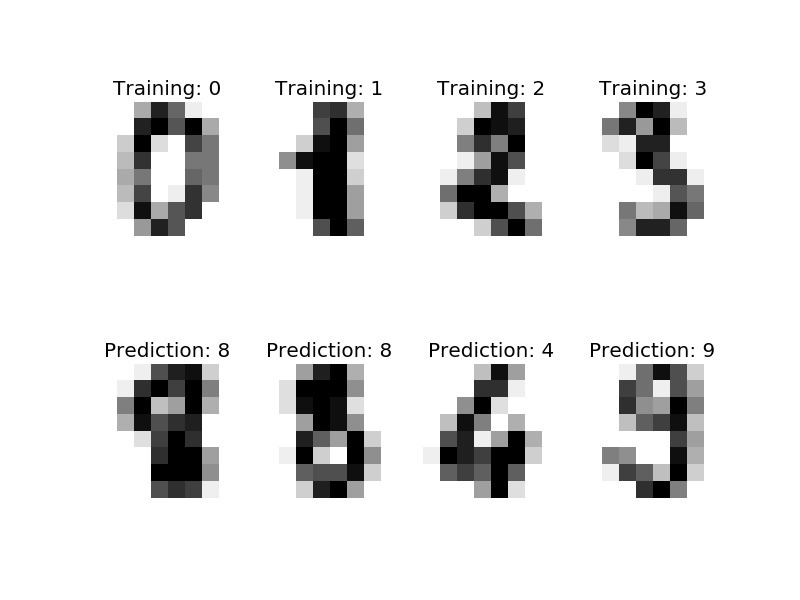
#> input picture data/test_images/00 (000).jpg, 800 x 600 px, found by its file name; its folder holds only this picture in this run
$ jupyter execute imagequality.ipynb
#> lines starting #> are read from the running program, lines starting #| are printed output that depends on the picture
#> further down, image is the input picture: shape (600, 800, 3); min 0, max 255, mean 227.8
[cell 1]
from google.colab import drive
drive.mount('/content/drive')

import cv2
import numpy as np
import os

# ====== INPUT / OUTPUT PATHS ======
input_folder = "/content/drive/MyDrive/Colab Notebooks/data/test_images"          # folder with original images
output_folder = "/content/drive/MyDrive/Colab Notebooks/data/low_quality_images"  # folder to save degraded images

os.makedirs(output_folder, exist_ok=True)

# ====== FUNCTIONS ======

def add_gaussian_noise(image):
    mean = 0
    std = 25
    noise = np.random.normal(mean, std, image.shape).astype(np.float32)
    noisy = image.astype(np.float32) + noise
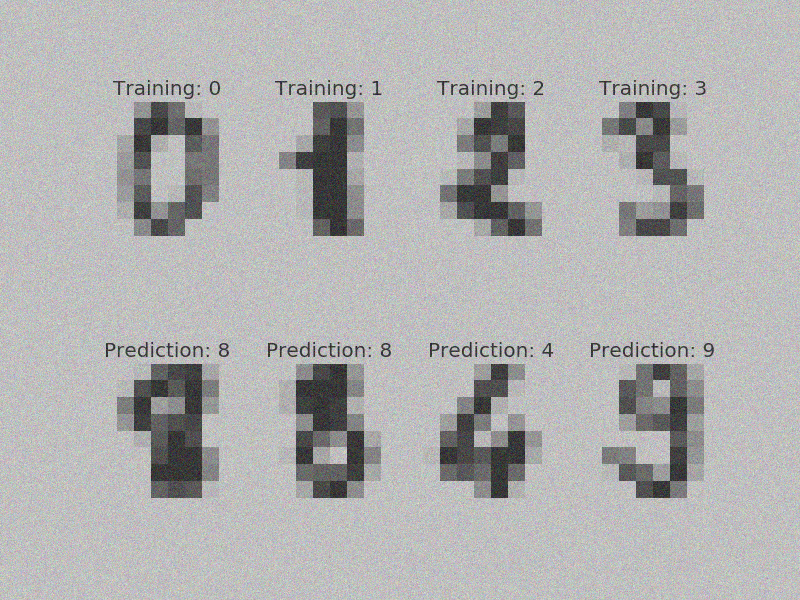
#> noisy: shape (600, 800, 3) float32; mean B, G, R 227.8, 227.8, 227.8; drawn with min black and max white
    noisy = np.clip(noisy, 0, 255)
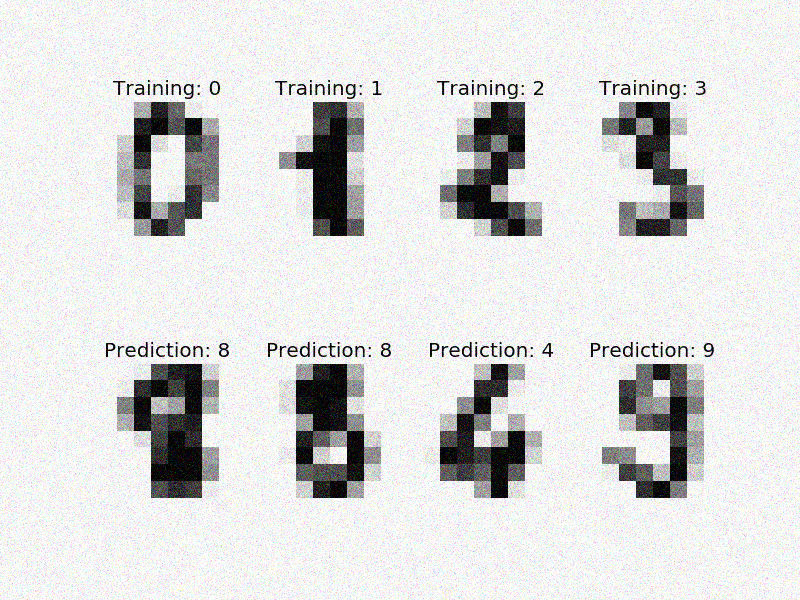
#> noisy: shape (600, 800, 3) float32; mean B, G, R 220.2, 220.3, 220.3
    return noisy.astype(np.uint8)

def apply_blur(image):
    return cv2.GaussianBlur(image, (9, 9), 0)
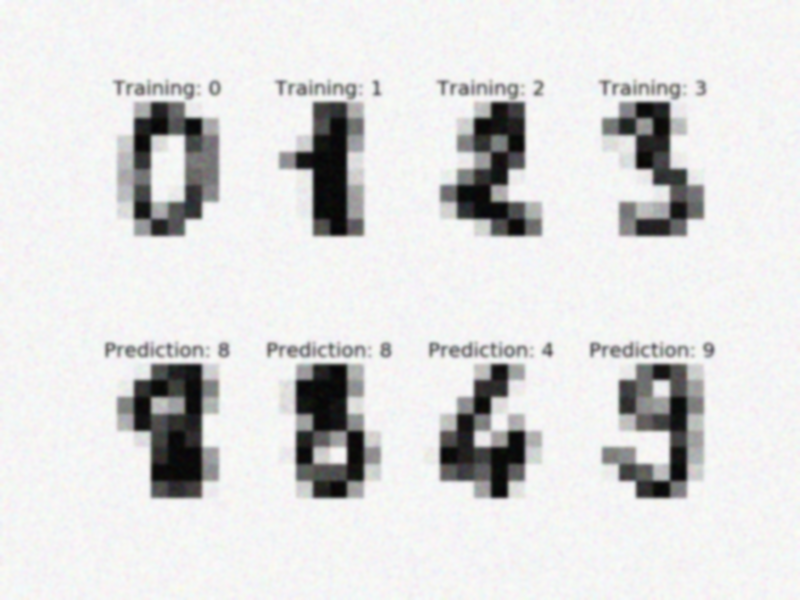
#> returned value: shape (600, 800, 3); mean of channels 0, 1, 2 219.6, 219.7, 219.7; drawn as B, G, R

def reduce_resolution(image):
    h, w = image.shape[:2]
#> h = 600; w = 800
    small = cv2.resize(image, (w//4, h//4))   # downscale
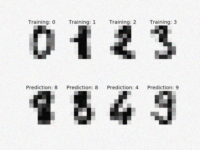
#> small: shape (150, 200, 3); mean B, G, R 219.8, 219.8, 219.8
    return cv2.resize(small, (w, h))          # upscale back

# ====== PROCESS IMAGES ======

for filename in os.listdir(input_folder):
    if filename.lower().endswith(('.png', '.jpg', '.jpeg')):
        img_path = os.path.join(input_folder, filename)
        image = cv2.imread(img_path)

        if image is None:
            continue

        # Apply degradations
        noisy = add_gaussian_noise(image)
        blurred = apply_blur(noisy)
        low_quality = reduce_resolution(blurred)

        # Save image
        save_path = os.path.join(output_folder, filename)
        cv2.imwrite(save_path, low_quality)

        print(f"Processed: {filename}")

print("All images processed and saved!")

$ run again, on data/test_images/00 (109).jpg
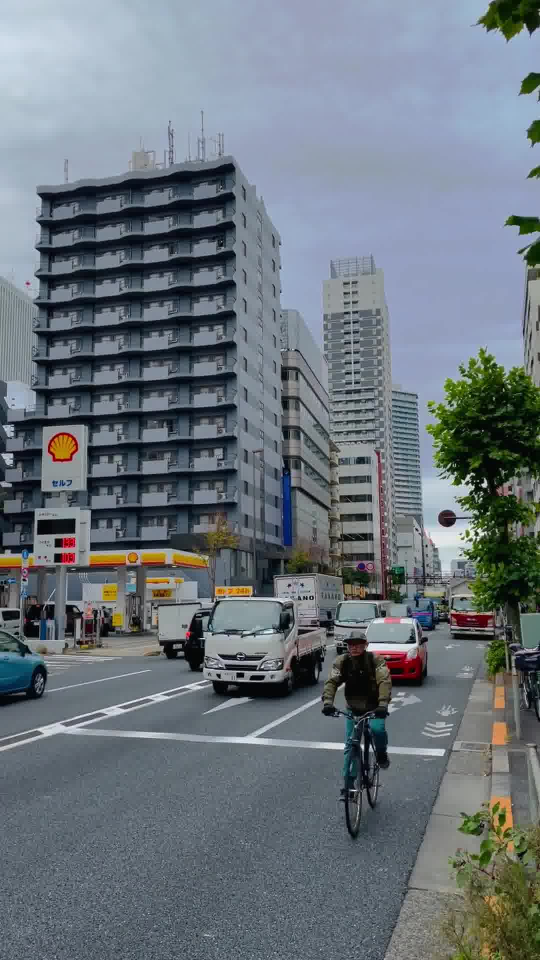
#> input picture data/test_images/00 (109).jpg, 1080 x 1920 px, found by its file name (shown at 1/2 size)
#> image is the input picture: shape (1920, 1080, 3); mean B, G, R 124.5, 116.9, 107.8
#> in add_gaussian_noise, `noisy = image.astype(np.float32) + noise`:
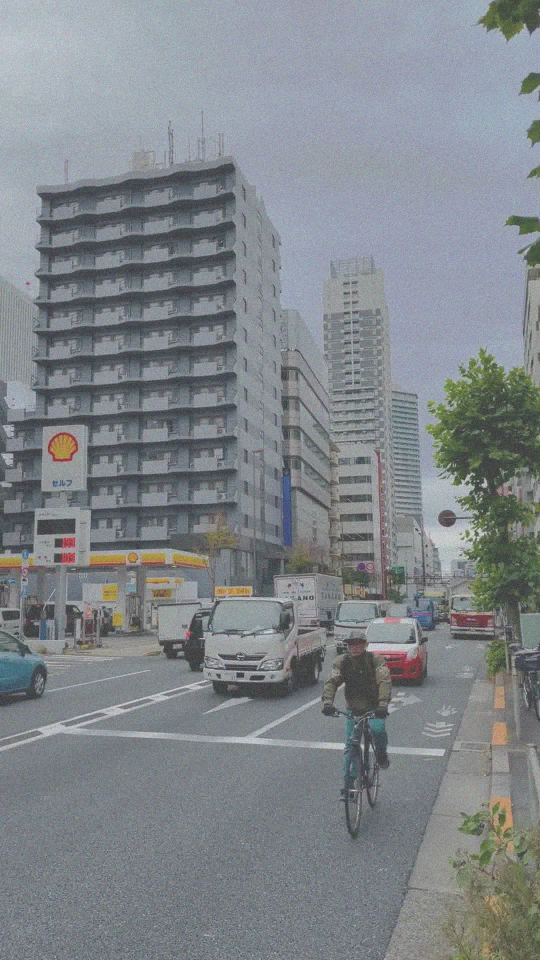
#> noisy: shape (1920, 1080, 3) float32 (shown at 1/2 size); mean B, G, R 124.5, 117, 107.8; drawn with min black and max white
#> in reduce_resolution, `small = cv2.resize(image, (w//4, h//4))`:
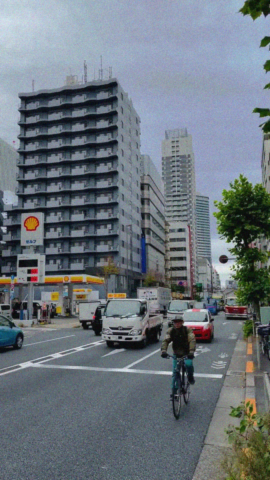
#> small: shape (480, 270, 3); mean B, G, R 124.6, 117, 108.1

$ run again, on data/test_images/00 (106).jpg
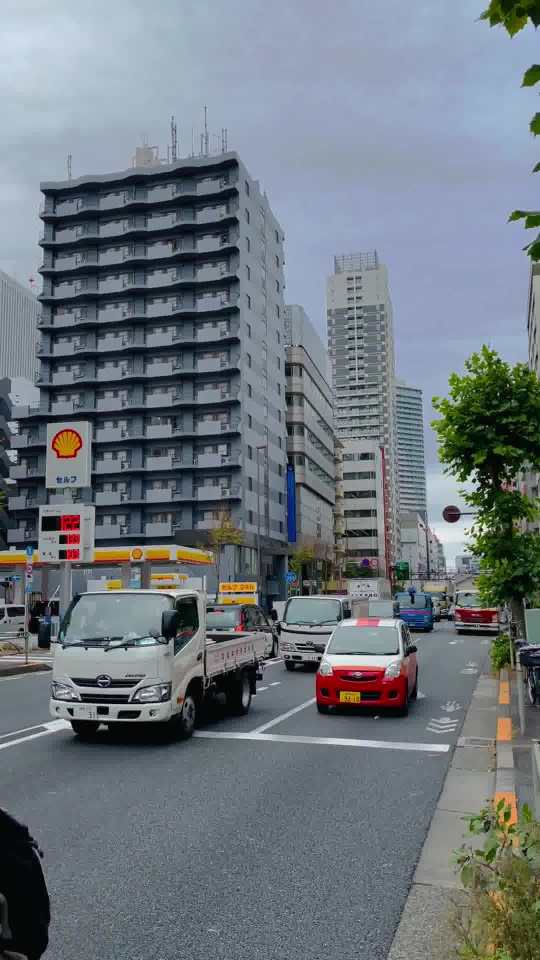
#> input picture data/test_images/00 (106).jpg, 1080 x 1920 px, found by its file name (shown at 1/2 size)
#> image is the input picture: shape (1920, 1080, 3); mean B, G, R 126.3, 119.3, 110.9
#> in add_gaussian_noise, `noisy = image.astype(np.float32) + noise`:
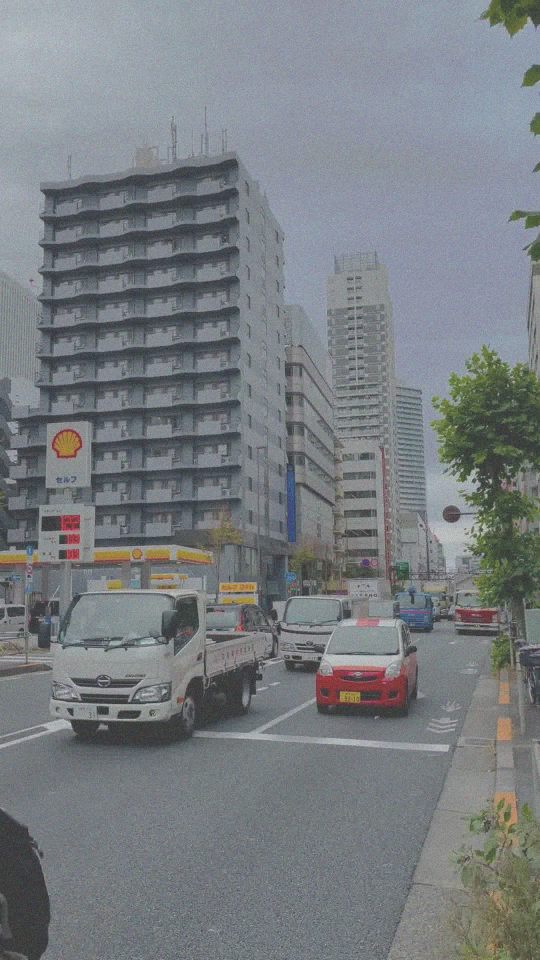
#> noisy: shape (1920, 1080, 3) float32 (shown at 1/2 size); mean B, G, R 126.3, 119.4, 110.9; drawn with min black and max white
#> in reduce_resolution, `small = cv2.resize(image, (w//4, h//4))`:
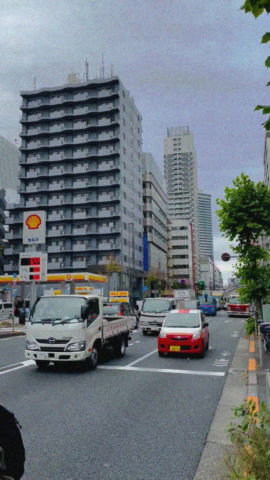
#> small: shape (480, 270, 3); mean B, G, R 126.4, 119.4, 111.2
